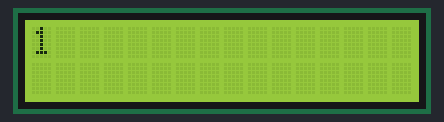
The sketch below on a simulated Arduino Uno, built with avr-gcc and run on an emulated ATmega328P. On the bench: 16×2 character LCD.

Above: at 0.6 s.
At 5.31 s:
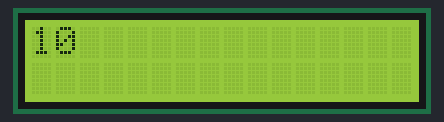
At 10.31 s:
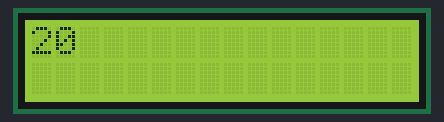
At 19.81 s:
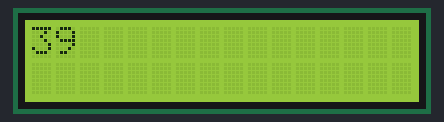
At 29.81 s:
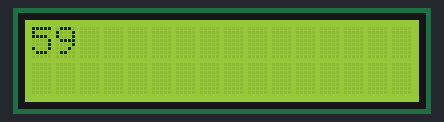
At 39.31 s:
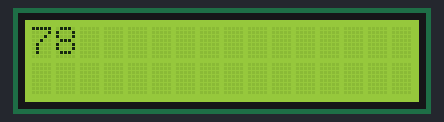

Measured:
- what the display in image 0 shows lasts 0.5 s, from 0.6 s to 1.1 s

The sketch:

Lab4A.ino
```cpp
unsigned long LcdTimer;
// Import LCD Library
#include <LiquidCrystal.h>
LiquidCrystal LcdDriver(11, 9, 5, 6, 7, 8 );
int count;

void setup()
{
  LcdDriver.begin(16, 2); //sets up 16 columns and 2 rows
  LcdTimer = millis();  //counts in milliseconds
  LcdDriver.clear(); //clears the screen
  count = 0; //zero’s the count
}
void loop()
{
  LcdDriver.setCursor(0, 0); //sets cursor to the 1st row, 1st column
  if (millis() - LcdTimer >= 500) {
    ++count;
    LcdDriver.clear();
    LcdDriver.print(count);
    LcdTimer += 500; //every 500 milliseconds the count increases by 1
  }
}
```
